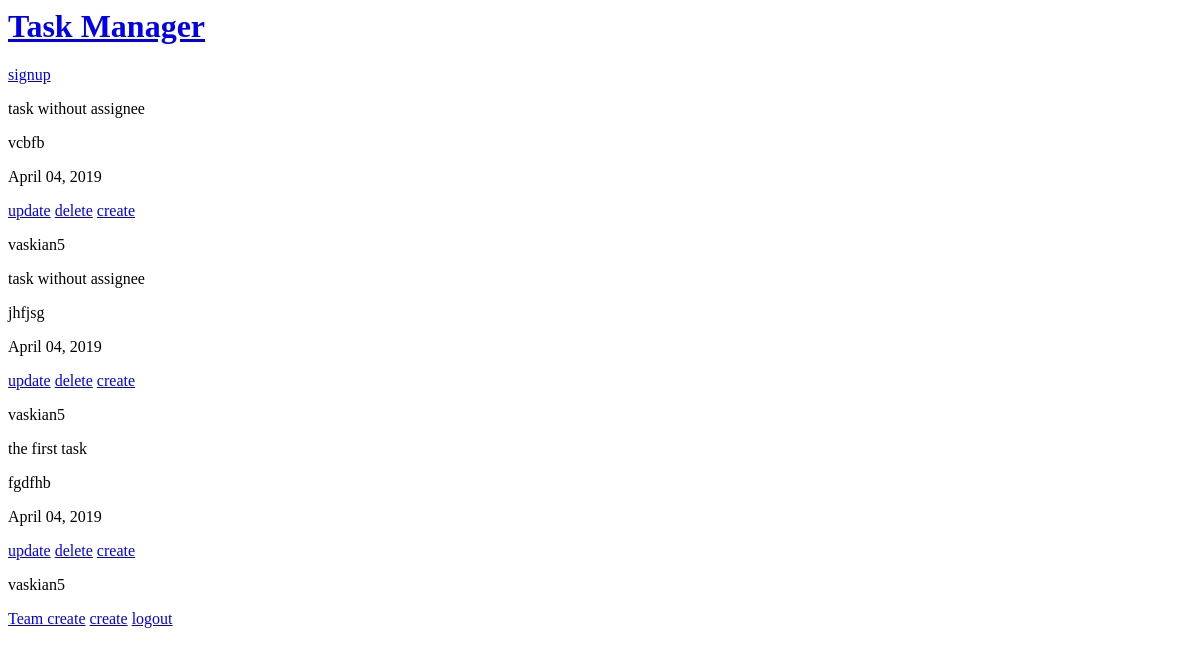
Page /tasks/ (signed in) on the earlier database version.
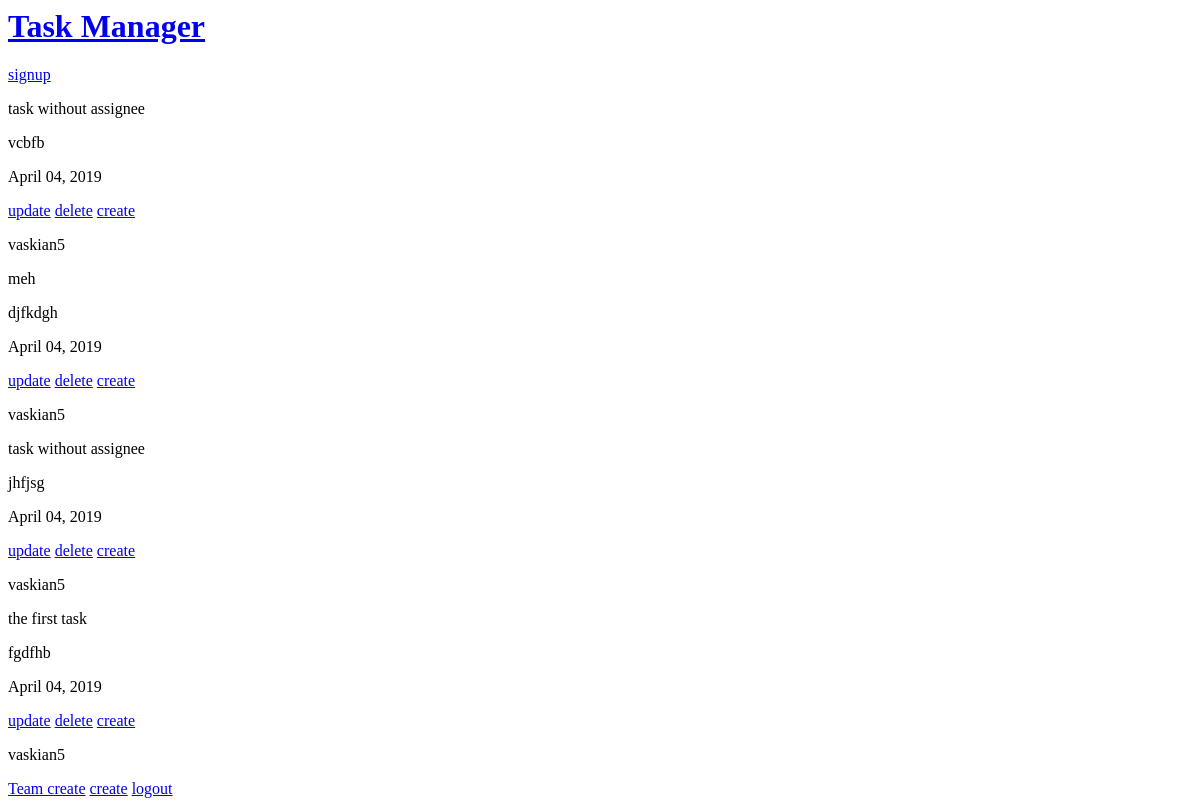
Same page on the later database version.
### users/models.py (models this page shows, shortened)
class Task(models.Model):
    title = models.CharField(max_length=140)
    description = models.TextField(blank = True, null = True)
    created_date = models.DateField(default=timezone.now, blank=True, null=True)
    due_date = models.DateField(blank=True, null=True)
    priority = models.IntegerField(default='0')
    creator = models.ForeignKey(
        User, related_name="todo_created_by", on_delete=models.CASCADE
    )
    assignee = models.ForeignKey(
        User,
        blank=True,
        null=True,
        related_name="todo_assigned_to",
        on_delete=models.CASCADE,
    )
    STATUSES = (
        ('Planned ', 'Planned'),
        ('Inprogress', 'Inprogress'),
        ('Done', 'Done'),
    )
    status = models.CharField(max_length=15,null=True, choices=STATUSES, default='Planned')
    def __str__(self):
        return self.title
    class Meta:
        ordering = ["priority"]

### users/views.py (the view)
# urls.py: path('tasks/',user_views.TaskListView.as_view(),name = 'task'),
class TaskListView(LoginRequiredMixin,ListView):
    model = Task
    template_name = 'users/tasks.html'
    context_object_name = 'tasks'

### templates/users/tasks.html
{% extends "base.html" %}
{% block content %}
    {% for task in tasks %}
       {% if task.creator == user %}
        <p>{{task}}</p>
        <p>{{task.description}}</p>
        <p>{{task.due_date|date:"F d, Y"}}</p>
        <a href =" {% url 'task-update' task.id %}">update</a>
        <a href =" {% url 'task-delete' task.id %}">delete</a>
        <a href =" {% url 'task-create'  %}">create</a>
        <p>{{task.creator}}</p>
    {% endif %}
{% endfor %}
<a href =" {% url 'new'  %}">Team create</a>
<a href =" {% url 'task-create'  %}">create</a>
<a href = "{% url 'logout'%}">logout</a>
{% endblock content %}

### templates/base.html
<body>
    <div class="page-header">
        <h1><a href="/">Task Manager</a></h1>
    </div>
    <div class="content container">
        <div class="row">
            <div class="col-md-8">
                <a href="../signup">signup</a>
            {% block content %}
            {% endblock %}
            </div>
        </div>
    </div>
</body>

Differences in the rows shown:
added Task: title "meh", description "djfkdgh", due_date "April 04, 2019", creator "vaskian5"
